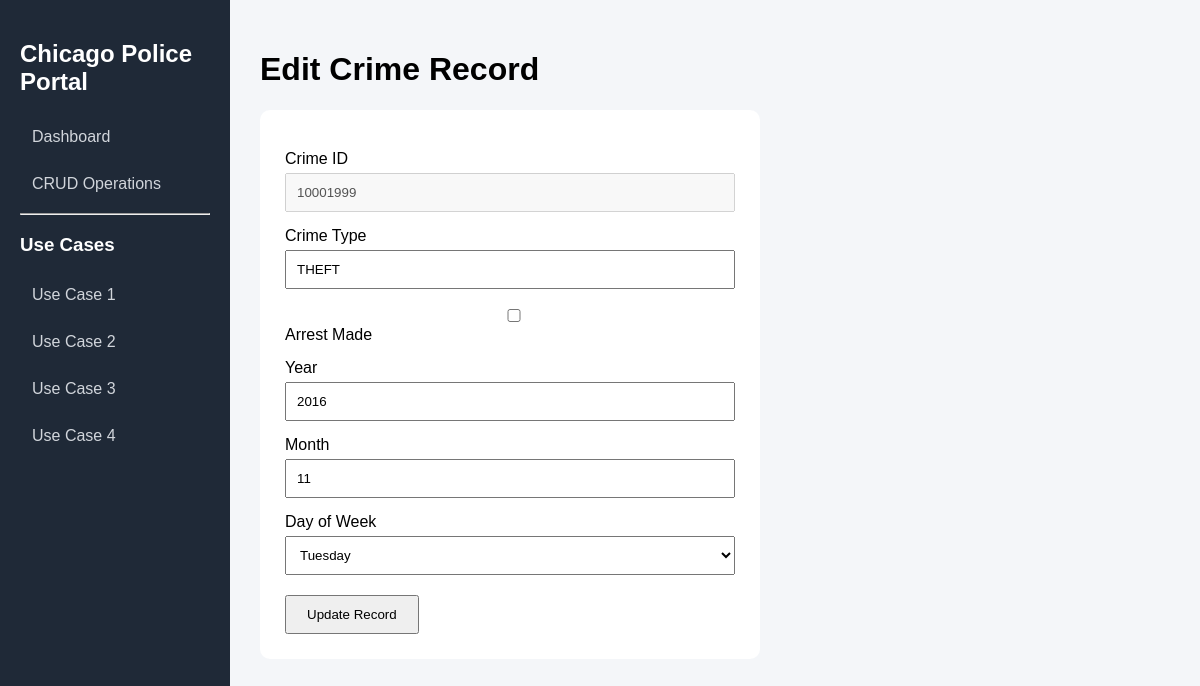
/crimes/edit/10001999, run on the app's committed database.
### tables this page shows
CREATE TABLE "chicago_crimes" (
"id" INTEGER,
  "case_number" TEXT,
  "date" TIMESTAMP,
  "block" TEXT,
  "iucr_code" INTEGER,
  "primary_type" TEXT,
  "description" TEXT,
  "location_desc" TEXT,
  "arrest" INTEGER,
  "domestic" INTEGER,
  "beat_num" INTEGER,
  "district_code" INTEGER,
  "ward_no" REAL,
  "community_code" REAL,
  "fbi_code" TEXT,
  "x_coordinate" REAL,
  "y_coordinate" REAL,
  "year" INTEGER,
  "date_of_update" TEXT,
  "latitude" REAL,
  "longitude" REAL,
  "location" TEXT,
  "crime_year" INTEGER,
  "crime_month" INTEGER,
  "day_of_week" TEXT
);

### app.py (the view, shortened to what this page needs)
@app.route("/crimes/edit/<int:crime_id>", methods=["GET", "POST"])
def edit_crime(crime_id):
    connection = get_db_connection()
    crime = connection.execute(
        "SELECT * FROM chicago_crimes WHERE id = ?",
        (crime_id,)
    ).fetchone()
    if crime is None:
        connection.close()
        return "Crime record not found", 404
    connection.close()
    return render_template("edit_crime.html", crime=crime)

### app.py (called while the page is built)
def get_db_connection():
    connection = sqlite3.connect(DATABASE)
    connection.row_factory = sqlite3.Row
    return connection

### templates/edit_crime.html (shortened to what this page needs)
{% extends "base.html" %}
{% block content %}
<h1>Edit Crime Record</h1>
<form
    method="POST"
    class="crime-form"
>
    <label>Crime ID</label>
    <input
        type="number"
        value="{{ crime['id'] }}"
        disabled
    >
    <label>Crime Type</label>
    <input
        type="text"
        name="primary_type"
        value="{{ crime['primary_type'] }}"
        required
    >
    <label>
        <input
            type="checkbox"
            name="arrest"
        >
        Arrest Made
    </label>
    <label>Year</label>
    <input
        type="number"
        name="crime_year"
        value="{{ crime['crime_year'] }}"
        required
    >
    <label>Month</label>
    <input
        type="number"
        name="crime_month"
        value="{{ crime['crime_month'] }}"
        required
    >
    <label>Day of Week</label>
    <select name="day_of_week">
        {% for day in
        [
            "Monday",
            "Tuesday",
            "Wednesday",
            "Thursday",
            "Friday",
            "Saturday",
            "Sunday"
        ]
        %}
        <option
            value="{{ day }}"
            {% if crime["day_of_week"] == day %}
                selected
            {% endif %}
        >
            {{ day }}
        </option>
        {% endfor %}
    </select>
    <button type="submit">
        Update Record
    </button>
</form>
{% endblock %}

### static/style.css (style rules this page uses)
* { box-sizing: border-box; }
body { margin: 0; font-family: Arial, sans-serif; background: #f4f6f9; }
.crime-form { max-width: 500px; background: white; padding: 25px; border-radius: 10px; }
.crime-form label { display: block; margin-top: 15px; }
.crime-form input, .crime-form select { width: 100%; padding: 10px; margin-top: 5px; }
.crime-form button, .search-form button { margin-top: 20px; padding: 10px 20px; cursor: pointer; }

### data on the page
chicago_crimes: id "10001999", primary_type "THEFT", crime_year "2016", crime_month "11", day_of_week "Tuesday"
